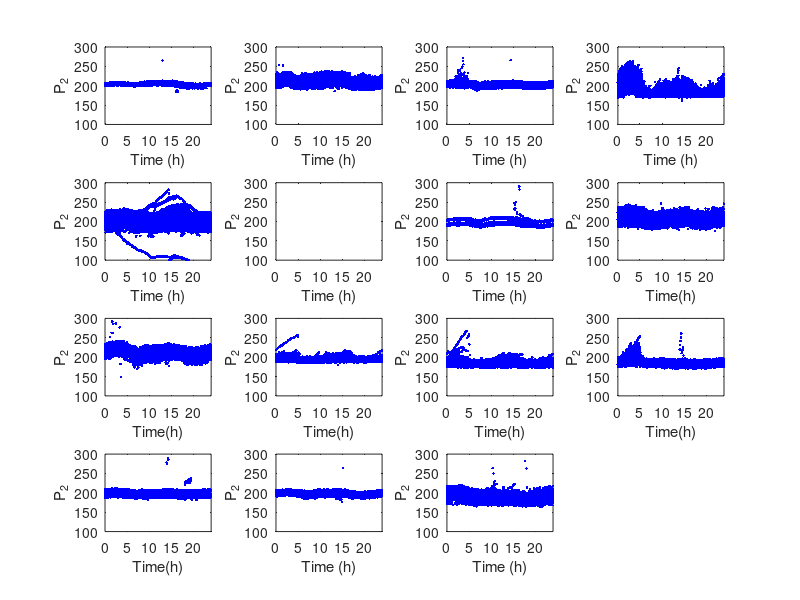

Reproduce this figure in MATLAB.
close all;
clear all

figure(1);hold
subplot(4,4,1)
%%
load('2014_Dataset1.mat')
subplot(4,4,1)
plot(t*24,p2,'.b')
xlabel('Time (h)')
ylabel('P_2')
xlim([0,24])
ylim([100,300])
box on
%%
load('2014_Dataset2.mat')
subplot(4,4,2)
plot(t*24,p2,'.b')
xlabel('Time (h)')
ylabel('P_2')
xlim([0,24])
ylim([100,300])
box on
%%
load('2014_Dataset3.mat')
subplot(4,4,3)
plot(t*24,p2,'.b')
xlabel('Time (h)')
ylabel('P_2')
xlim([0,24])
ylim([100,300])
box on
%%
load('2014_Dataset4.mat')
subplot(4,4,4)
plot(t*24,p2,'.b')
xlabel('Time (h)')
ylabel('P_2')
xlim([0,24])
ylim([100,300])
box on
%%
load('2014_Dataset5.mat')
subplot(4,4,5)
plot(t*24,p2,'.b')
xlabel('Time (h)')
ylabel('P_2')
xlim([0,24])
ylim([100,300])
box on
%%
load('2014_Dataset6.mat')
subplot(4,4,6)
plot(t*24,p2,'.b')
xlabel('Time (h)')
ylabel('P_2')
xlim([0,24])
ylim([100,300])
box on
%%
load('2014_Dataset7.mat')
subplot(4,4,7)
plot(t*24,p2,'.b')
xlabel('Time (h)')
ylabel('P_2')
xlim([0,24])
ylim([100,300])
box on

%%
%%
%%
%%
%%
load('2015_Dataset1.mat')
p2=p2*100;
subplot(4,4,8)
plot(t*24,p2,'.b')
xlim([0,24])
xlabel('Time(h)')
ylabel('P_2')
ylim([100,300])
box on

%%
load('2015_Dataset2.mat')
p2=p2*100;
subplot(4,4,9)
plot(t*24,p2,'.b')
xlim([0,24])
xlabel('Time(h)')
ylabel('P_2')
ylim([100,300])
box on


%%
load('2015_Dataset3.mat')
p2=p2*100;
subplot(4,4,10)
plot(t*24,p2,'.b')
xlim([0,24])
xlabel('Time(h)')
ylabel('P_2')
ylim([100,300])
box on



%%
load('2015_Dataset4.mat')
p2=p2*100;
subplot(4,4,11)
plot(t*24,p2,'.b')
xlim([0,24])
xlabel('Time(h)')
ylabel('P_2')
ylim([100,300])
box on



%%
load('2015_Dataset5.mat')
p2=p2*100;
subplot(4,4,12)
plot(t*24,p2,'.b')
xlim([0,24])
xlabel('Time(h)')
ylabel('P_2')
ylim([100,300])
box on

%%
load('2015_Dataset6.mat')
p2=p2*100;
subplot(4,4,13)
plot(t*24,p2,'.b')
xlim([0,24])
xlabel('Time(h)')
ylabel('P_2')
ylim([100,300])
box on


%%
load('2016_Dataset1.mat')
p2=p2*100;
subplot(4,4,14)
plot(t*24,p2,'.b')
xlabel('Time (h)')
ylabel('P_2')
xlim([0,24])
ylim([100,300])
box on
%%
load('2016_Dataset2.mat')
p2=p2*100;
subplot(4,4,15)
plot(t*24,p2,'.b')
xlabel('Time (h)')
ylabel('P_2')
xlim([0,24])
ylim([100,300])
box on







